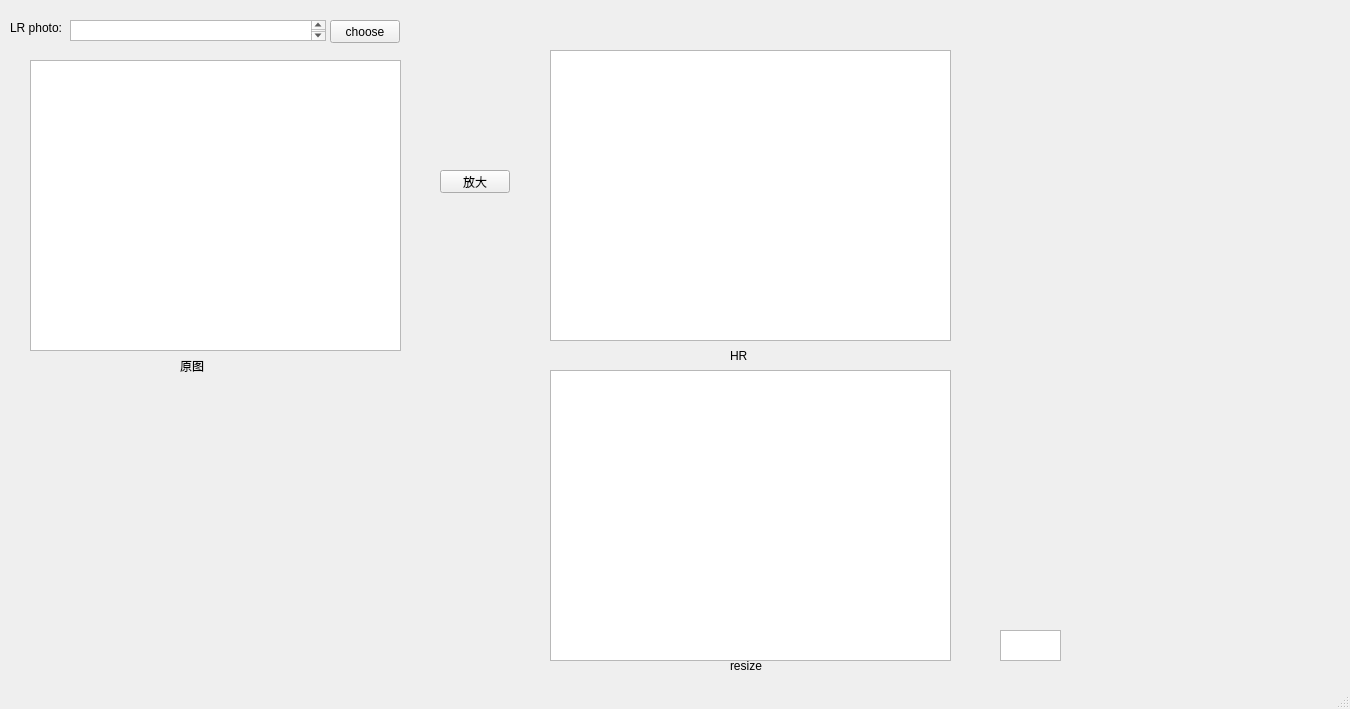
<?xml version="1.0" encoding="UTF-8"?>
<ui version="4.0">
 <class>MainWindow</class>
 <widget class="QMainWindow" name="MainWindow">
  <property name="geometry">
   <rect>
    <x>0</x>
    <y>0</y>
    <width>1350</width>
    <height>709</height>
   </rect>
  </property>
  <property name="windowTitle">
   <string>MainWindow</string>
  </property>
  <widget class="QWidget" name="centralwidget">
   <widget class="QLabel" name="label">
    <property name="geometry">
     <rect>
      <x>180</x>
      <y>360</y>
      <width>54</width>
      <height>12</height>
     </rect>
    </property>
    <property name="text">
     <string>原图</string>
    </property>
   </widget>
   <widget class="QLabel" name="label_2">
    <property name="geometry">
     <rect>
      <x>730</x>
      <y>350</y>
      <width>54</width>
      <height>12</height>
     </rect>
    </property>
    <property name="text">
     <string>HR</string>
    </property>
   </widget>
   <widget class="QLabel" name="label_3">
    <property name="geometry">
     <rect>
      <x>10</x>
      <y>20</y>
      <width>54</width>
      <height>16</height>
     </rect>
    </property>
    <property name="text">
     <string>LR photo:</string>
    </property>
   </widget>
   <widget class="QPushButton" name="choose">
    <property name="geometry">
     <rect>
      <x>330</x>
      <y>20</y>
      <width>70</width>
      <height>23</height>
     </rect>
    </property>
    <property name="text">
     <string>choose</string>
    </property>
   </widget>
   <widget class="QTextBrowser" name="fileroad">
    <property name="enabled">
     <bool>true</bool>
    </property>
    <property name="geometry">
     <rect>
      <x>70</x>
      <y>20</y>
      <width>256</width>
      <height>21</height>
     </rect>
    </property>
    <property name="mouseTracking">
     <bool>false</bool>
    </property>
    <property name="tabletTracking">
     <bool>false</bool>
    </property>
    <property name="acceptDrops">
     <bool>true</bool>
    </property>
   </widget>
   <widget class="QGraphicsView" name="original">
    <property name="geometry">
     <rect>
      <x>30</x>
      <y>60</y>
      <width>371</width>
      <height>291</height>
     </rect>
    </property>
   </widget>
   <widget class="QGraphicsView" name="new_photo">
    <property name="geometry">
     <rect>
      <x>550</x>
      <y>50</y>
      <width>401</width>
      <height>291</height>
     </rect>
    </property>
   </widget>
   <widget class="QPushButton" name="enlarge">
    <property name="geometry">
     <rect>
      <x>440</x>
      <y>170</y>
      <width>70</width>
      <height>23</height>
     </rect>
    </property>
    <property name="text">
     <string>放大</string>
    </property>
   </widget>
   <widget class="QGraphicsView" name="new_photo_rezize">
    <property name="geometry">
     <rect>
      <x>550</x>
      <y>370</y>
      <width>401</width>
      <height>291</height>
     </rect>
    </property>
   </widget>
   <widget class="QLabel" name="resize">
    <property name="geometry">
     <rect>
      <x>730</x>
      <y>660</y>
      <width>54</width>
      <height>12</height>
     </rect>
    </property>
    <property name="text">
     <string>resize</string>
    </property>
   </widget>
   <widget class="QTextBrowser" name="number">
    <property name="enabled">
     <bool>true</bool>
    </property>
    <property name="geometry">
     <rect>
      <x>1000</x>
      <y>630</y>
      <width>61</width>
      <height>31</height>
     </rect>
    </property>
    <property name="mouseTracking">
     <bool>false</bool>
    </property>
    <property name="tabletTracking">
     <bool>false</bool>
    </property>
    <property name="acceptDrops">
     <bool>true</bool>
    </property>
   </widget>
  </widget>
  <widget class="QMenuBar" name="menubar">
   <property name="geometry">
    <rect>
     <x>0</x>
     <y>0</y>
     <width>1350</width>
     <height>23</height>
    </rect>
   </property>
  </widget>
  <widget class="QStatusBar" name="statusbar"/>
 </widget>
 <resources/>
 <connections/>
</ui>
